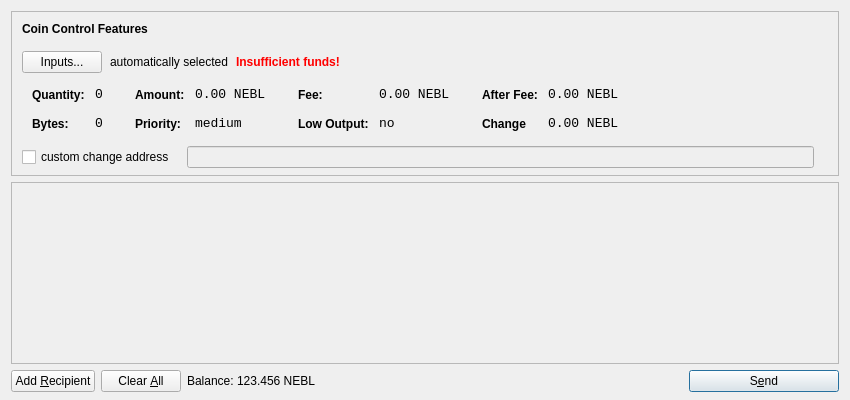
<?xml version="1.0" encoding="UTF-8"?>
<ui version="4.0">
 <class>SendCoinsDialog</class>
 <widget class="QDialog" name="SendCoinsDialog">
  <property name="geometry">
   <rect>
    <x>0</x>
    <y>0</y>
    <width>850</width>
    <height>400</height>
   </rect>
  </property>
  <property name="windowTitle">
   <string>Send Tokens</string>
  </property>
  <property name="styleSheet">
   <string notr="true">background-image: url(:/images/gr);</string>
  </property>
  <layout class="QVBoxLayout" name="verticalLayout" stretch="0,1,0">
   <property name="bottomMargin">
    <number>8</number>
   </property>
   <item>
    <widget class="QFrame" name="frameCoinControl">
     <property name="sizePolicy">
      <sizepolicy hsizetype="Expanding" vsizetype="Expanding">
       <horstretch>0</horstretch>
       <verstretch>0</verstretch>
      </sizepolicy>
     </property>
     <property name="maximumSize">
      <size>
       <width>16777215</width>
       <height>16777215</height>
      </size>
     </property>
     <property name="frameShape">
      <enum>QFrame::StyledPanel</enum>
     </property>
     <property name="frameShadow">
      <enum>QFrame::Sunken</enum>
     </property>
     <layout class="QVBoxLayout" name="verticalLayoutCoinControl2">
      <property name="spacing">
       <number>6</number>
      </property>
      <property name="leftMargin">
       <number>0</number>
      </property>
      <property name="topMargin">
       <number>0</number>
      </property>
      <property name="rightMargin">
       <number>0</number>
      </property>
      <property name="bottomMargin">
       <number>6</number>
      </property>
      <item>
       <layout class="QVBoxLayout" name="verticalLayoutCoinControl" stretch="0,0,0,0,1">
        <property name="spacing">
         <number>0</number>
        </property>
        <property name="leftMargin">
         <number>10</number>
        </property>
        <property name="topMargin">
         <number>10</number>
        </property>
        <item>
         <layout class="QHBoxLayout" name="horizontalLayoutCoinControl1">
          <property name="bottomMargin">
           <number>15</number>
          </property>
          <item>
           <widget class="QLabel" name="labelCoinControlFeatures">
            <property name="sizePolicy">
             <sizepolicy hsizetype="Preferred" vsizetype="Maximum">
              <horstretch>0</horstretch>
              <verstretch>0</verstretch>
             </sizepolicy>
            </property>
            <property name="font">
             <font>
              <weight>75</weight>
              <bold>true</bold>
             </font>
            </property>
            <property name="styleSheet">
             <string notr="true">font-weight:bold;</string>
            </property>
            <property name="text">
             <string>Coin Control Features</string>
            </property>
           </widget>
          </item>
         </layout>
        </item>
        <item>
         <layout class="QHBoxLayout" name="horizontalLayoutCoinControl2" stretch="0,0,0,0">
          <property name="spacing">
           <number>8</number>
          </property>
          <property name="bottomMargin">
           <number>10</number>
          </property>
          <item>
           <widget class="QPushButton" name="pushButtonCoinControl">
            <property name="styleSheet">
             <string notr="true"/>
            </property>
            <property name="text">
             <string>Inputs...</string>
            </property>
           </widget>
          </item>
          <item>
           <widget class="QLabel" name="labelCoinControlAutomaticallySelected">
            <property name="text">
             <string>automatically selected</string>
            </property>
            <property name="margin">
             <number>5</number>
            </property>
           </widget>
          </item>
          <item>
           <widget class="QLabel" name="labelCoinControlInsuffFunds">
            <property name="font">
             <font>
              <weight>75</weight>
              <bold>true</bold>
             </font>
            </property>
            <property name="styleSheet">
             <string notr="true">color:red;font-weight:bold;</string>
            </property>
            <property name="text">
             <string>Insufficient funds!</string>
            </property>
            <property name="margin">
             <number>5</number>
            </property>
           </widget>
          </item>
          <item>
           <spacer name="horizontalSpacerCoinControl">
            <property name="orientation">
             <enum>Qt::Horizontal</enum>
            </property>
            <property name="sizeHint" stdset="0">
             <size>
              <width>40</width>
              <height>1</height>
             </size>
            </property>
           </spacer>
          </item>
         </layout>
        </item>
        <item>
         <widget class="QWidget" name="widgetCoinControl" native="true">
          <property name="sizePolicy">
           <sizepolicy hsizetype="Preferred" vsizetype="Preferred">
            <horstretch>0</horstretch>
            <verstretch>0</verstretch>
           </sizepolicy>
          </property>
          <property name="minimumSize">
           <size>
            <width>0</width>
            <height>0</height>
           </size>
          </property>
          <property name="styleSheet">
           <string notr="true"/>
          </property>
          <layout class="QHBoxLayout" name="horizontalLayoutCoinControl5">
           <property name="leftMargin">
            <number>0</number>
           </property>
           <property name="topMargin">
            <number>0</number>
           </property>
           <property name="rightMargin">
            <number>0</number>
           </property>
           <property name="bottomMargin">
            <number>0</number>
           </property>
           <item>
            <layout class="QHBoxLayout" name="horizontalLayoutCoinControl3" stretch="0,0,0,1">
             <property name="spacing">
              <number>20</number>
             </property>
             <property name="topMargin">
              <number>0</number>
             </property>
             <property name="bottomMargin">
              <number>10</number>
             </property>
             <item>
              <layout class="QFormLayout" name="formLayoutCoinControl1">
               <property name="horizontalSpacing">
                <number>10</number>
               </property>
               <property name="verticalSpacing">
                <number>14</number>
               </property>
               <property name="leftMargin">
                <number>10</number>
               </property>
               <property name="topMargin">
                <number>4</number>
               </property>
               <property name="rightMargin">
                <number>6</number>
               </property>
               <item row="0" column="0">
                <widget class="QLabel" name="labelCoinControlQuantityText">
                 <property name="styleSheet">
                  <string notr="true">font-weight:bold;</string>
                 </property>
                 <property name="text">
                  <string>Quantity:</string>
                 </property>
                 <property name="margin">
                  <number>0</number>
                 </property>
                </widget>
               </item>
               <item row="0" column="1">
                <widget class="QLabel" name="labelCoinControlQuantity">
                 <property name="font">
                  <font>
                   <family>Monospace</family>
                   <pointsize>10</pointsize>
                  </font>
                 </property>
                 <property name="cursor">
                  <cursorShape>IBeamCursor</cursorShape>
                 </property>
                 <property name="contextMenuPolicy">
                  <enum>Qt::ActionsContextMenu</enum>
                 </property>
                 <property name="text">
                  <string>0</string>
                 </property>
                 <property name="margin">
                  <number>0</number>
                 </property>
                 <property name="textInteractionFlags">
                  <set>Qt::LinksAccessibleByMouse|Qt::TextSelectableByKeyboard|Qt::TextSelectableByMouse</set>
                 </property>
                </widget>
               </item>
               <item row="1" column="0">
                <widget class="QLabel" name="labelCoinControlBytesText">
                 <property name="styleSheet">
                  <string notr="true">font-weight:bold;</string>
                 </property>
                 <property name="text">
                  <string>Bytes:</string>
                 </property>
                </widget>
               </item>
               <item row="1" column="1">
                <widget class="QLabel" name="labelCoinControlBytes">
                 <property name="font">
                  <font>
                   <family>Monospace</family>
                   <pointsize>10</pointsize>
                  </font>
                 </property>
                 <property name="cursor">
                  <cursorShape>IBeamCursor</cursorShape>
                 </property>
                 <property name="contextMenuPolicy">
                  <enum>Qt::ActionsContextMenu</enum>
                 </property>
                 <property name="text">
                  <string>0</string>
                 </property>
                 <property name="textInteractionFlags">
                  <set>Qt::LinksAccessibleByMouse|Qt::TextSelectableByKeyboard|Qt::TextSelectableByMouse</set>
                 </property>
                </widget>
               </item>
              </layout>
             </item>
             <item>
              <layout class="QFormLayout" name="formLayoutCoinControl2">
               <property name="horizontalSpacing">
                <number>10</number>
               </property>
               <property name="verticalSpacing">
                <number>14</number>
               </property>
               <property name="leftMargin">
                <number>6</number>
               </property>
               <property name="topMargin">
                <number>4</number>
               </property>
               <property name="rightMargin">
                <number>6</number>
               </property>
               <item row="0" column="0">
                <widget class="QLabel" name="labelCoinControlAmountText">
                 <property name="styleSheet">
                  <string notr="true">font-weight:bold;</string>
                 </property>
                 <property name="text">
                  <string>Amount:</string>
                 </property>
                 <property name="margin">
                  <number>0</number>
                 </property>
                </widget>
               </item>
               <item row="0" column="1">
                <widget class="QLabel" name="labelCoinControlAmount">
                 <property name="font">
                  <font>
                   <family>Monospace</family>
                   <pointsize>10</pointsize>
                  </font>
                 </property>
                 <property name="cursor">
                  <cursorShape>IBeamCursor</cursorShape>
                 </property>
                 <property name="contextMenuPolicy">
                  <enum>Qt::ActionsContextMenu</enum>
                 </property>
                 <property name="text">
                  <string>0.00 NEBL</string>
                 </property>
                 <property name="textInteractionFlags">
                  <set>Qt::LinksAccessibleByMouse|Qt::TextSelectableByKeyboard|Qt::TextSelectableByMouse</set>
                 </property>
                </widget>
               </item>
               <item row="1" column="0">
                <widget class="QLabel" name="labelCoinControlPriorityText">
                 <property name="styleSheet">
                  <string notr="true">font-weight:bold;</string>
                 </property>
                 <property name="text">
                  <string>Priority:</string>
                 </property>
                </widget>
               </item>
               <item row="1" column="1">
                <widget class="QLabel" name="labelCoinControlPriority">
                 <property name="font">
                  <font>
                   <family>Monospace</family>
                   <pointsize>10</pointsize>
                  </font>
                 </property>
                 <property name="cursor">
                  <cursorShape>IBeamCursor</cursorShape>
                 </property>
                 <property name="contextMenuPolicy">
                  <enum>Qt::ActionsContextMenu</enum>
                 </property>
                 <property name="text">
                  <string>medium</string>
                 </property>
                 <property name="textInteractionFlags">
                  <set>Qt::LinksAccessibleByMouse|Qt::TextSelectableByKeyboard|Qt::TextSelectableByMouse</set>
                 </property>
                </widget>
               </item>
              </layout>
             </item>
             <item>
              <layout class="QFormLayout" name="formLayoutCoinControl3">
               <property name="horizontalSpacing">
                <number>10</number>
               </property>
               <property name="verticalSpacing">
                <number>14</number>
               </property>
               <property name="leftMargin">
                <number>6</number>
               </property>
               <property name="topMargin">
                <number>4</number>
               </property>
               <property name="rightMargin">
                <number>6</number>
               </property>
               <item row="0" column="0">
                <widget class="QLabel" name="labelCoinControlFeeText">
                 <property name="styleSheet">
                  <string notr="true">font-weight:bold;</string>
                 </property>
                 <property name="text">
                  <string>Fee:</string>
                 </property>
                 <property name="margin">
                  <number>0</number>
                 </property>
                </widget>
               </item>
               <item row="0" column="1">
                <widget class="QLabel" name="labelCoinControlFee">
                 <property name="font">
                  <font>
                   <family>Monospace</family>
                   <pointsize>10</pointsize>
                  </font>
                 </property>
                 <property name="cursor">
                  <cursorShape>IBeamCursor</cursorShape>
                 </property>
                 <property name="contextMenuPolicy">
                  <enum>Qt::ActionsContextMenu</enum>
                 </property>
                 <property name="text">
                  <string>0.00 NEBL</string>
                 </property>
                 <property name="textInteractionFlags">
                  <set>Qt::LinksAccessibleByMouse|Qt::TextSelectableByKeyboard|Qt::TextSelectableByMouse</set>
                 </property>
                </widget>
               </item>
               <item row="1" column="0">
                <widget class="QLabel" name="labelCoinControlLowOutputText">
                 <property name="styleSheet">
                  <string notr="true">font-weight:bold;</string>
                 </property>
                 <property name="text">
                  <string>Low Output:</string>
                 </property>
                </widget>
               </item>
               <item row="1" column="1">
                <widget class="QLabel" name="labelCoinControlLowOutput">
                 <property name="font">
                  <font>
                   <family>Monospace</family>
                   <pointsize>10</pointsize>
                  </font>
                 </property>
                 <property name="cursor">
                  <cursorShape>IBeamCursor</cursorShape>
                 </property>
                 <property name="contextMenuPolicy">
                  <enum>Qt::ActionsContextMenu</enum>
                 </property>
                 <property name="text">
                  <string>no</string>
                 </property>
                 <property name="textInteractionFlags">
                  <set>Qt::LinksAccessibleByMouse|Qt::TextSelectableByKeyboard|Qt::TextSelectableByMouse</set>
                 </property>
                </widget>
               </item>
              </layout>
             </item>
             <item>
              <layout class="QFormLayout" name="formLayoutCoinControl4">
               <property name="horizontalSpacing">
                <number>10</number>
               </property>
               <property name="verticalSpacing">
                <number>14</number>
               </property>
               <property name="leftMargin">
                <number>6</number>
               </property>
               <property name="topMargin">
                <number>4</number>
               </property>
               <property name="rightMargin">
                <number>6</number>
               </property>
               <item row="0" column="0">
                <widget class="QLabel" name="labelCoinControlAfterFeeText">
                 <property name="styleSheet">
                  <string notr="true">font-weight:bold;</string>
                 </property>
                 <property name="text">
                  <string>After Fee:</string>
                 </property>
                 <property name="margin">
                  <number>0</number>
                 </property>
                </widget>
               </item>
               <item row="0" column="1">
                <widget class="QLabel" name="labelCoinControlAfterFee">
                 <property name="font">
                  <font>
                   <family>Monospace</family>
                   <pointsize>10</pointsize>
                  </font>
                 </property>
                 <property name="cursor">
                  <cursorShape>IBeamCursor</cursorShape>
                 </property>
                 <property name="contextMenuPolicy">
                  <enum>Qt::ActionsContextMenu</enum>
                 </property>
                 <property name="text">
                  <string>0.00 NEBL</string>
                 </property>
                 <property name="textInteractionFlags">
                  <set>Qt::LinksAccessibleByMouse|Qt::TextSelectableByKeyboard|Qt::TextSelectableByMouse</set>
                 </property>
                </widget>
               </item>
               <item row="1" column="0">
                <widget class="QLabel" name="labelCoinControlChangeText">
                 <property name="styleSheet">
                  <string notr="true">font-weight:bold;</string>
                 </property>
                 <property name="text">
                  <string>Change</string>
                 </property>
                </widget>
               </item>
               <item row="1" column="1">
                <widget class="QLabel" name="labelCoinControlChange">
                 <property name="font">
                  <font>
                   <family>Monospace</family>
                   <pointsize>10</pointsize>
                  </font>
                 </property>
                 <property name="cursor">
                  <cursorShape>IBeamCursor</cursorShape>
                 </property>
                 <property name="contextMenuPolicy">
                  <enum>Qt::ActionsContextMenu</enum>
                 </property>
                 <property name="text">
                  <string>0.00 NEBL</string>
                 </property>
                 <property name="textInteractionFlags">
                  <set>Qt::LinksAccessibleByMouse|Qt::TextSelectableByKeyboard|Qt::TextSelectableByMouse</set>
                 </property>
                </widget>
               </item>
              </layout>
             </item>
            </layout>
           </item>
          </layout>
         </widget>
        </item>
        <item>
         <layout class="QHBoxLayout" name="horizontalLayoutCoinControl4" stretch="0,0,0">
          <property name="spacing">
           <number>12</number>
          </property>
          <property name="sizeConstraint">
           <enum>QLayout::SetDefaultConstraint</enum>
          </property>
          <property name="topMargin">
           <number>5</number>
          </property>
          <property name="rightMargin">
           <number>5</number>
          </property>
          <item>
           <widget class="QCheckBox" name="checkBoxCoinControlChange">
            <property name="text">
             <string>custom change address</string>
            </property>
           </widget>
          </item>
          <item>
           <widget class="QLineEdit" name="lineEditCoinControlChange">
            <property name="enabled">
             <bool>false</bool>
            </property>
            <property name="sizePolicy">
             <sizepolicy hsizetype="Expanding" vsizetype="Fixed">
              <horstretch>0</horstretch>
              <verstretch>0</verstretch>
             </sizepolicy>
            </property>
           </widget>
          </item>
          <item>
           <widget class="QLabel" name="labelCoinControlChangeLabel">
            <property name="sizePolicy">
             <sizepolicy hsizetype="Preferred" vsizetype="Expanding">
              <horstretch>0</horstretch>
              <verstretch>0</verstretch>
             </sizepolicy>
            </property>
            <property name="minimumSize">
             <size>
              <width>0</width>
              <height>0</height>
             </size>
            </property>
            <property name="text">
             <string/>
            </property>
            <property name="margin">
             <number>3</number>
            </property>
           </widget>
          </item>
         </layout>
        </item>
        <item>
         <spacer name="verticalSpacerCoinControl">
          <property name="orientation">
           <enum>Qt::Vertical</enum>
          </property>
          <property name="sizeHint" stdset="0">
           <size>
            <width>800</width>
            <height>1</height>
           </size>
          </property>
         </spacer>
        </item>
       </layout>
      </item>
     </layout>
    </widget>
   </item>
   <item>
    <widget class="QScrollArea" name="scrollArea">
     <property name="widgetResizable">
      <bool>true</bool>
     </property>
     <widget class="QWidget" name="scrollAreaWidgetContents">
      <property name="geometry">
       <rect>
        <x>0</x>
        <y>0</y>
        <width>830</width>
        <height>172</height>
       </rect>
      </property>
      <layout class="QVBoxLayout" name="verticalLayout_2">
       <property name="leftMargin">
        <number>0</number>
       </property>
       <property name="topMargin">
        <number>0</number>
       </property>
       <property name="rightMargin">
        <number>0</number>
       </property>
       <property name="bottomMargin">
        <number>0</number>
       </property>
       <item>
        <layout class="QVBoxLayout" name="entries">
         <property name="spacing">
          <number>6</number>
         </property>
        </layout>
       </item>
       <item>
        <spacer name="verticalSpacer">
         <property name="orientation">
          <enum>Qt::Vertical</enum>
         </property>
         <property name="sizeHint" stdset="0">
          <size>
           <width>20</width>
           <height>40</height>
          </size>
         </property>
        </spacer>
       </item>
      </layout>
     </widget>
    </widget>
   </item>
   <item>
    <layout class="QHBoxLayout" name="horizontalLayout">
     <item>
      <widget class="QPushButton" name="addButton">
       <property name="toolTip">
        <string>Send to multiple recipients at once</string>
       </property>
       <property name="text">
        <string>Add &amp;Recipient</string>
       </property>
       <property name="icon">
        <iconset resource="../bitcoin.qrc">
         <normaloff>:/icons/add</normaloff>:/icons/add</iconset>
       </property>
       <property name="autoDefault">
        <bool>false</bool>
       </property>
      </widget>
     </item>
     <item>
      <widget class="QPushButton" name="clearButton">
       <property name="sizePolicy">
        <sizepolicy hsizetype="Minimum" vsizetype="Fixed">
         <horstretch>0</horstretch>
         <verstretch>0</verstretch>
        </sizepolicy>
       </property>
       <property name="toolTip">
        <string>Remove all transaction fields</string>
       </property>
       <property name="text">
        <string>Clear &amp;All</string>
       </property>
       <property name="icon">
        <iconset resource="../bitcoin.qrc">
         <normaloff>:/icons/remove</normaloff>:/icons/remove</iconset>
       </property>
       <property name="autoRepeatDelay">
        <number>300</number>
       </property>
       <property name="autoDefault">
        <bool>false</bool>
       </property>
      </widget>
     </item>
     <item>
      <layout class="QHBoxLayout" name="horizontalLayout_2">
       <property name="spacing">
        <number>3</number>
       </property>
       <item>
        <widget class="QLabel" name="label">
         <property name="sizePolicy">
          <sizepolicy hsizetype="Preferred" vsizetype="Fixed">
           <horstretch>0</horstretch>
           <verstretch>0</verstretch>
          </sizepolicy>
         </property>
         <property name="text">
          <string>Balance:</string>
         </property>
        </widget>
       </item>
       <item>
        <widget class="QLabel" name="labelBalance">
         <property name="sizePolicy">
          <sizepolicy hsizetype="Preferred" vsizetype="Fixed">
           <horstretch>0</horstretch>
           <verstretch>0</verstretch>
          </sizepolicy>
         </property>
         <property name="cursor">
          <cursorShape>IBeamCursor</cursorShape>
         </property>
         <property name="text">
          <string>123.456 NEBL</string>
         </property>
         <property name="textInteractionFlags">
          <set>Qt::LinksAccessibleByMouse|Qt::TextSelectableByKeyboard|Qt::TextSelectableByMouse</set>
         </property>
        </widget>
       </item>
      </layout>
     </item>
     <item>
      <spacer name="horizontalSpacer">
       <property name="orientation">
        <enum>Qt::Horizontal</enum>
       </property>
       <property name="sizeHint" stdset="0">
        <size>
         <width>40</width>
         <height>20</height>
        </size>
       </property>
      </spacer>
     </item>
     <item>
      <widget class="QPushButton" name="sendButton">
       <property name="minimumSize">
        <size>
         <width>150</width>
         <height>0</height>
        </size>
       </property>
       <property name="toolTip">
        <string>Confirm the send action</string>
       </property>
       <property name="text">
        <string>S&amp;end</string>
       </property>
       <property name="icon">
        <iconset resource="../bitcoin.qrc">
         <normaloff>:/icons/send</normaloff>:/icons/send</iconset>
       </property>
       <property name="default">
        <bool>true</bool>
       </property>
      </widget>
     </item>
    </layout>
   </item>
  </layout>
 </widget>
 <resources>
  <include location="../bitcoin.qrc"/>
 </resources>
 <connections/>
</ui>
